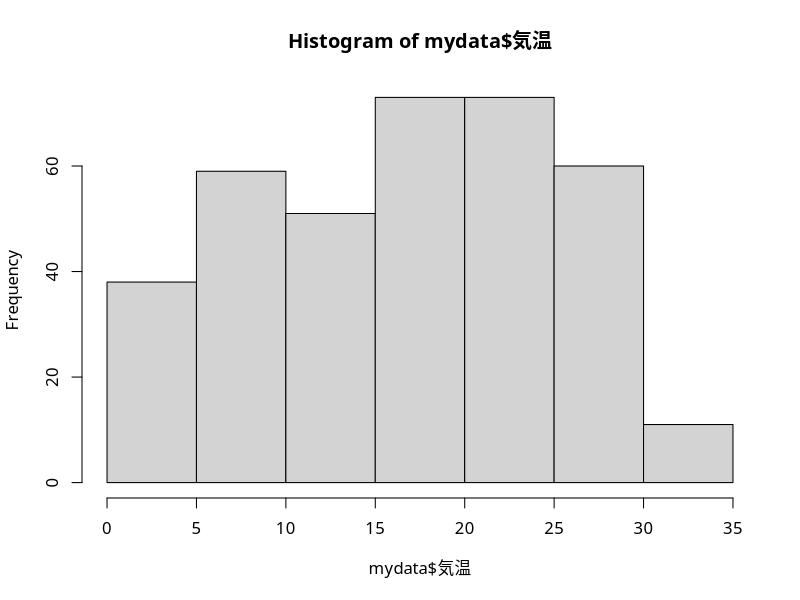
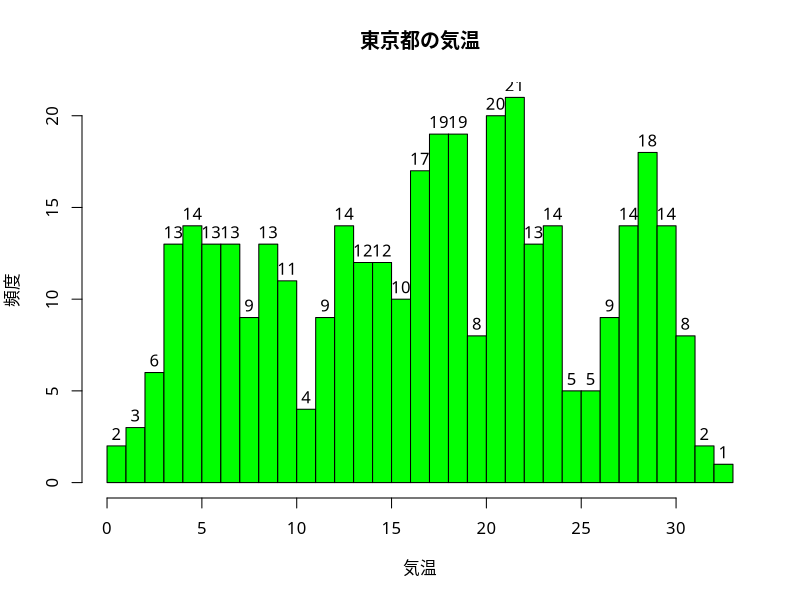
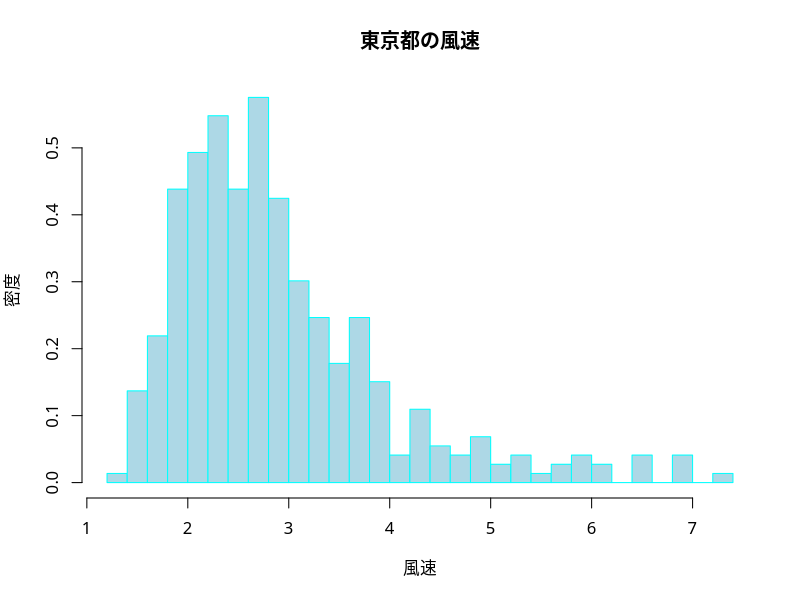
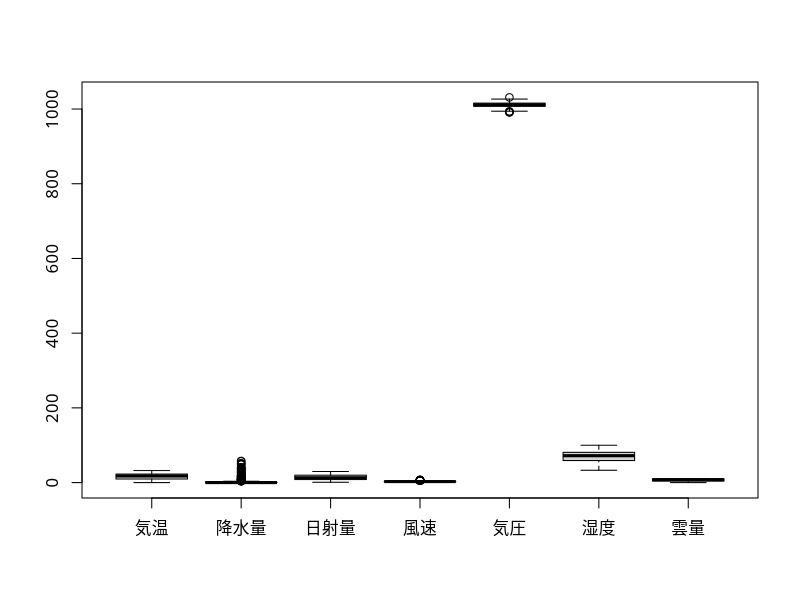
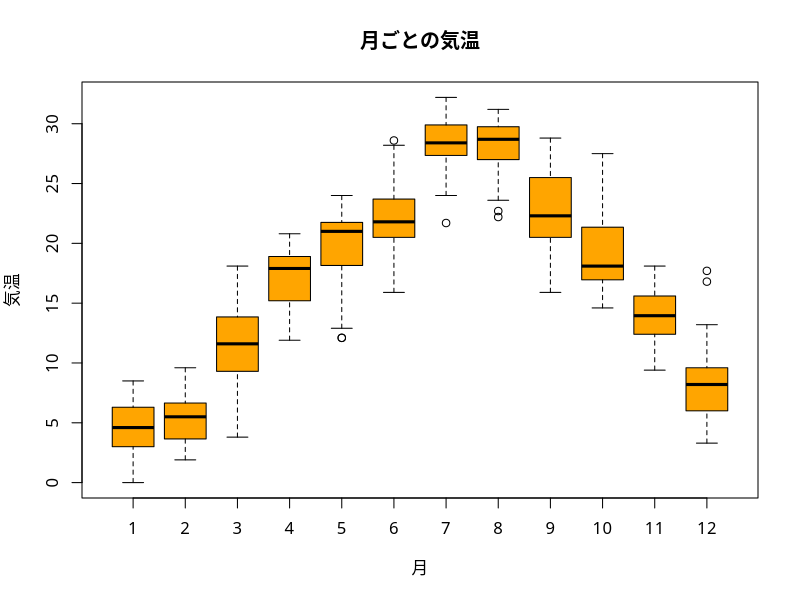
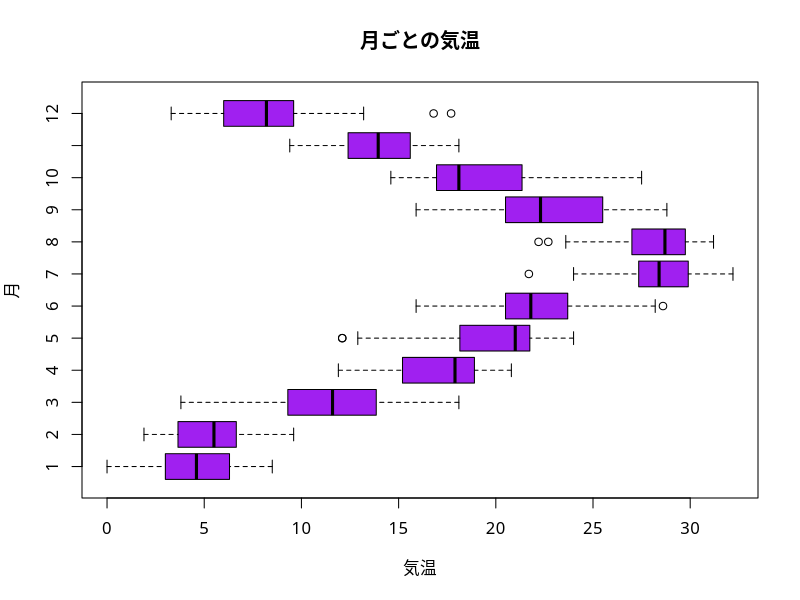
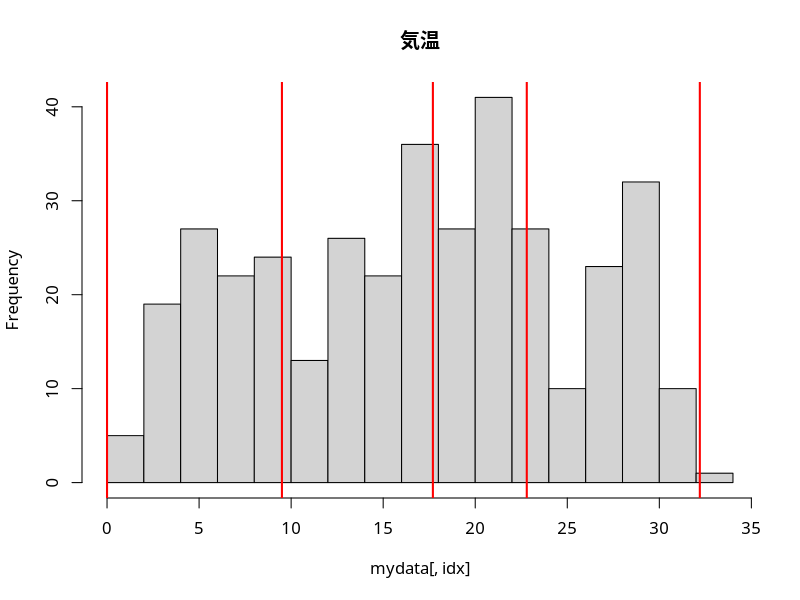
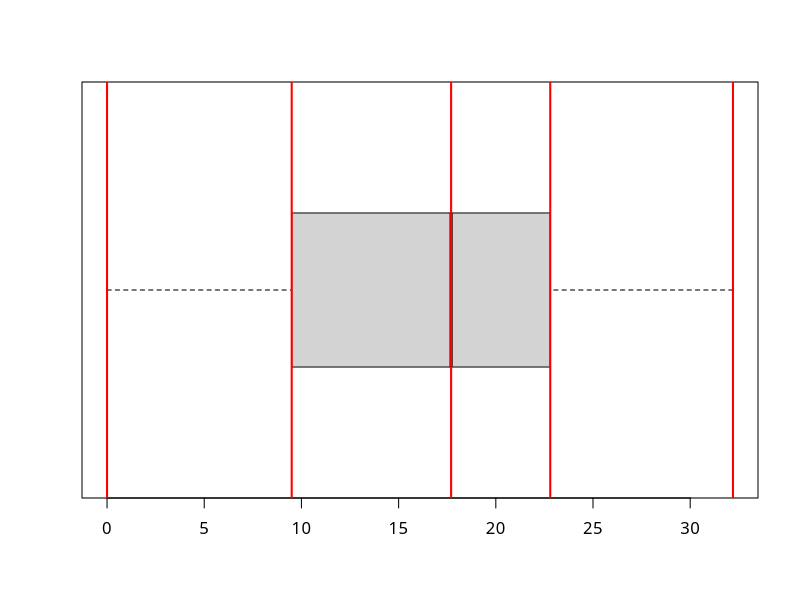

The R script that drew these images, in order:
### さまざまなグラフ
## 例として東京都の気候データを使う
mydata <- read.csv("tokyo-weather.csv",fileEncoding="utf8")
par(family="HiraginoSans-W4") # 日本語フォントの指定 (MacOSXの例)

### 関数histによるヒストグラムの作図
hist(mydata$気温)
## ビンの数を指定
hist(mydata$気温, 
     breaks=25,   # ビンの数を約25に設定
     labels=TRUE, # 各ビンの度数を表示
     col="green", # ヒストグラムの中の色
     main="東京都の気温",xlab="気温", ylab="頻度") 
## 密度での表示
hist(mydata$風速,
     freq=FALSE, # 全体に対する割合(密度)で表示
     breaks=25, 
     col="lightblue", border="cyan", # 長方形の境界の色
     main="東京都の風速",xlab="風速", ylab="密度") 

### 関数boxplotによる箱ひげ図の作図
boxplot(mydata[ ,-(1:3)]) # 月日は除く
## 月ごとに気温を分類
boxplot(気温 ~ 月, data=mydata,
        col="orange", main="月ごとの気温")
## 図を回転
boxplot(気温 ~ 月, data=mydata, horizontal=TRUE,
        col="purple", main="月ごとの気温")
## histとboxplotの関係
idx <- 4 # 気温
qnt <- quantile(mydata[,idx]) # 四分位点
iqr <- IQR(mydata[,idx]) # 四分位範囲
rng <- c(qnt[2]-1.5*iqr,qnt[4]+1.5*iqr) # 外れ値の範囲
hist(mydata[,idx],breaks=20,main=names(mydata)[idx])
abline(v=qnt,col="red",lwd=2) # 四分位点
abline(v=rng,col="blue",lwd=2)
boxplot(mydata[,idx],horizontal=TRUE)
abline(v=qnt,col="red",lwd=2)
abline(v=rng,col="blue",lwd=2)
idx <- 8 # 気圧
qnt <- quantile(mydata[,idx]) # 四分位点
iqr <- IQR(mydata[,idx]) # 四分位範囲
rng <- c(qnt[2]-1.5*iqr,qnt[4]+1.5*iqr) # 外れ値の範囲
hist(mydata[,idx],breaks=20,main=names(mydata)[idx])
abline(v=qnt,col="red",lwd=2) # 四分位点
abline(v=rng,col="blue",lwd=2)
boxplot(mydata[,idx],horizontal=TRUE)
abline(v=qnt,col="red",lwd=2)
abline(v=rng,col="blue",lwd=2)

### 関数barplotによる棒グラフの作図
## 月ごとに各変数の平均を計算
(x <- aggregate(. ~ 月,
                data=subset(mydata,select=-c(年,日)),
                FUN=mean))
## 基本的な棒グラフ
barplot(x[,3],            # 棒の高さのベクトル
        col="slateblue",  # 棒の色の指定
        names.arg=x[,1],  # x軸のラベル
        main=names(x)[3]) # タイトル
## 色の異なる棒グラフ
mycol <- rainbow(12)[c(8:1,12:9)] # 寒暖に合わせて12色作成
barplot(1:12, # 1-12に対応するmycolの色を表示
        col=mycol) 
## 複数の棒グラフ
barplot(as.matrix(x[ ,3:5]),           # 行列 (縦横に注意) 
        col=mycol,                     # 作成した月ごとの色を利用
        beside=TRUE,                   # 棒グラフを横に並べる
        space=c(.3,3),                 # 棒グラフ・変数間のスペースを指定
        legend.text=paste0(x[,1],"月"), # 凡例の指定
        args.legend=list(ncol=2))      # 凡例を2列にして表示

### 関数pieによる円グラフの作図
z <- hist(mydata$日射量, breaks=5, plot=FALSE) # 5つ程度に分類
x <- z$count  # 各ビンの値
y <- z$breaks # ビンの区画
names(x) <- paste(y[-length(y)], y[-1], sep="-") # 区画の名称
print(x) # データをどのように整理したのか表示
## 基本的な円グラフ
pie(x,
    col=gray(seq(0,1,length=length(x))))
## 向きと色を調整
pie(x, clockwise=TRUE,
    col=heat.colors(length(x)),
    main="東京都の日射量")

### 関数pairsによる散布図の作図
pairs(mydata[,-(1:3)], col="blue")
## plot(mydata[,-(1:3)], col="blue") # plotでも同じ
## 表示する項目を指定
pairs(~ 気温 + 日射量 + 風速, data=mydata,
      col=mycol[mydata$月]) # 作成した色を利用して月毎に異なる色で表示
with(mydata, # 上と同じ
     pairs(~ 気温 + 日射量 + 風速, col=mycol[月])) 

### 関数perspによる2変数関数の俯瞰図
f <- function(x,y) x^2 - y^2 # 表示する関数の定義
x <- seq(-3, 3, length=51)   # x座標の定義域の分割
y <- seq(-3, 3, length=51)   # y座標の定義域の分割
z <- outer(x, y, f)          # z座標の計算
## 基本的な俯瞰図
persp(x, y, z, col="lightblue")
## 俯瞰する向きを指定
persp(x, y, z, theta=30, phi=30, expand=0.5, col="royalblue",
      main = expression(z==x^2-y^2))
## 3次元散布図(パッケージscatterplot3dを利用)
## install.packages("scatterplot3d") # 初めて使う時に必要
require(scatterplot3d) # パッケージのロード
xyz <- subset(mydata, select=c("風速", "日射量", "気温"))
scatterplot3d(xyz, pch=4, color="orchid")
